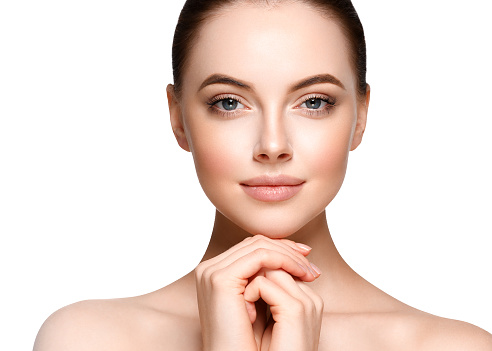
#> input picture model.jpg, 492 x 351 px
$ python -i utils.py   (imports and definitions only)
#> lines starting #> are read from the running program, lines starting #| are printed output that depends on the picture; after the words box and inside, x2 and y2 are one past the last pixel; in counts of white or black regions, pixels touching at a corner belong together
#> further down, picture is the input picture: shape (351, 492, 3); mean B, G, R 211.3, 219.3, 237.3
import cv2
import numpy as np
from landmarks import detect_landmarks, normalize_landmarks, plot_landmarks
from mediapipe.python.solutions.face_detection import FaceDetection

upper_lip = [61, 185, 40, 39, 37, 0, 267, 269, 270, 408, 415, 272, 271, 268, 12, 38, 41, 42, 191, 78, 76]
lower_lip = [61, 146, 91, 181, 84, 17, 314, 405, 320, 307, 308, 324, 318, 402, 317, 14, 87, 178, 88, 95]
face_conn = [10, 338, 297, 332, 284, 251, 389, 264, 447, 376, 433, 288, 367, 397, 365, 379, 378, 400, 377, 152,
             148, 176, 149, 150, 136, 172, 138, 213, 147, 234, 127, 162, 21, 54, 103, 67, 109]
cheeks = [425, 205]


# [73 lines left out: functions apply_makeup, apply_feature, lip_mask, blush_mask, not called in this run]


def mask_skin(src: np.ndarray):
    """
    Given a source image of a person (face image)
    returns a mask that can be identified as the skin
    """
    lower = np.array([0, 133, 77], dtype='uint8')  # The lower bound of skin color
    upper = np.array([255, 173, 127], dtype='uint8')  # Upper bound of skin color
    dst = cv2.cvtColor(src, cv2.COLOR_BGR2YCR_CB)  # Convert to YCR_CB
#> dst: shape (351, 492, 3); mean of channels 0, 1, 2 223.8, 137.7, 120.9
    skin_mask = cv2.inRange(dst, lower, upper)  # Get the skin
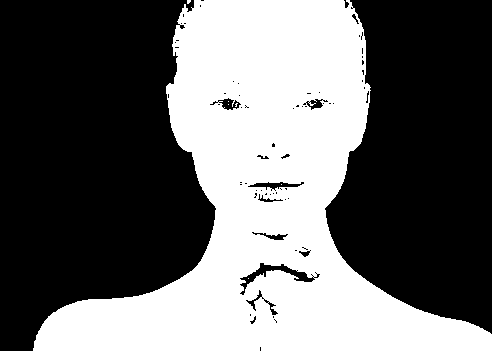
#> skin_mask: shape (351, 492); 40.8% white; 7 white regions (6 under 20 px), largest, box (x1, y1, x2, y2) and area: (33, 0, 492, 351) 70416
    kernel = cv2.getStructuringElement(cv2.MORPH_RECT, (5, 5))
    skin_mask = cv2.dilate(skin_mask, kernel, iterations=2)[..., np.newaxis]  # Dilate to fill in blobs
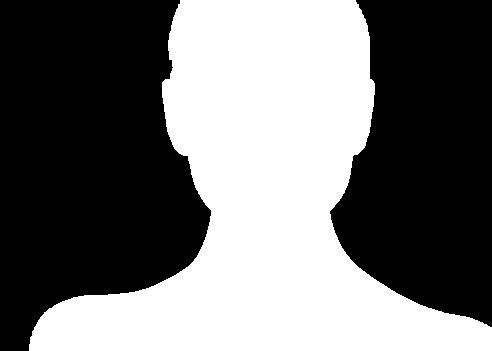
#> skin_mask: shape (351, 492, 1); 44.5% white; 1 white region, box (x1, y1, x2, y2) and area: (29, 0, 492, 351) 76851

    if skin_mask.ndim != 3:
        skin_mask = np.expand_dims(skin_mask, axis=-1)
    return (skin_mask / 255).astype("uint8")  # A binary mask containing only 1s and 0s


# [72 lines left out: functions face_mask, clicked_at, vignette, face_bbox, gamma_correction, not called in this run]

>>> import cv2
>>> picture = cv2.imread('model.jpg')
>>> result = mask_skin(picture)
